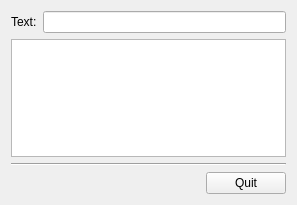
<?xml version="1.0" encoding="UTF-8"?>
<ui version="4.0">
 <class>Main_Win</class>
 <widget class="QWidget" name="Main_Win">
  <property name="geometry">
   <rect>
    <x>0</x>
    <y>0</y>
    <width>297</width>
    <height>205</height>
   </rect>
  </property>
  <property name="windowTitle">
   <string>Client</string>
  </property>
  <layout class="QVBoxLayout" name="verticalLayout">
   <item>
    <layout class="QHBoxLayout" name="horizontalLayout">
     <item>
      <widget class="QLabel" name="label_2">
       <property name="text">
        <string>Text:</string>
       </property>
      </widget>
     </item>
     <item>
      <widget class="QLineEdit" name="le_input"/>
     </item>
    </layout>
   </item>
   <item>
    <widget class="QTextEdit" name="pte_outputs"/>
   </item>
   <item>
    <widget class="Line" name="line">
     <property name="orientation">
      <enum>Qt::Horizontal</enum>
     </property>
    </widget>
   </item>
   <item>
    <layout class="QHBoxLayout" name="horizontalLayout_2">
     <item>
      <spacer name="horizontalSpacer">
       <property name="orientation">
        <enum>Qt::Horizontal</enum>
       </property>
       <property name="sizeHint" stdset="0">
        <size>
         <width>40</width>
         <height>20</height>
        </size>
       </property>
      </spacer>
     </item>
     <item>
      <widget class="QPushButton" name="bt_quit">
       <property name="text">
        <string>Quit</string>
       </property>
      </widget>
     </item>
    </layout>
   </item>
  </layout>
 </widget>
 <resources/>
 <connections/>
</ui>
